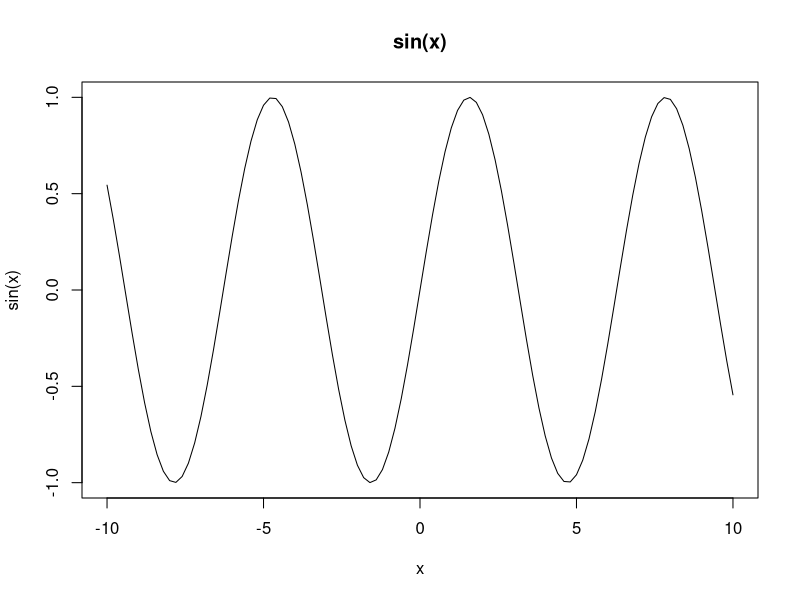
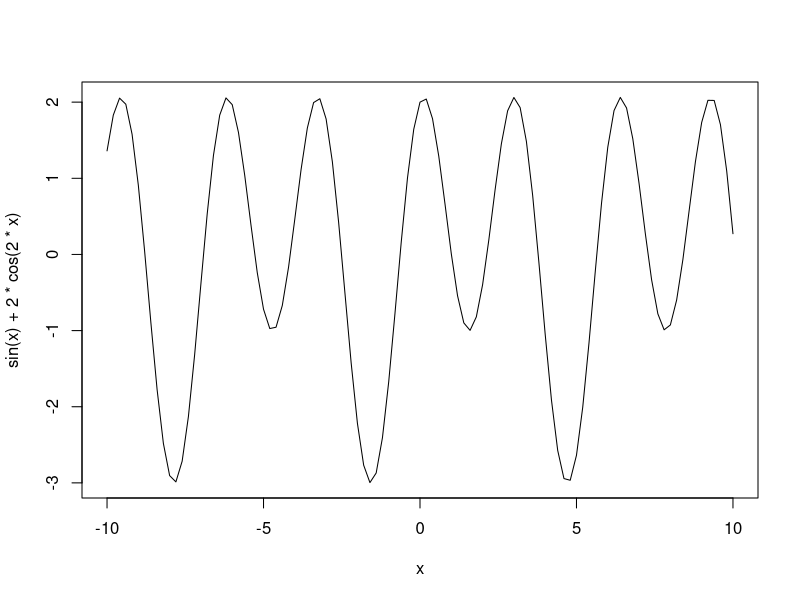
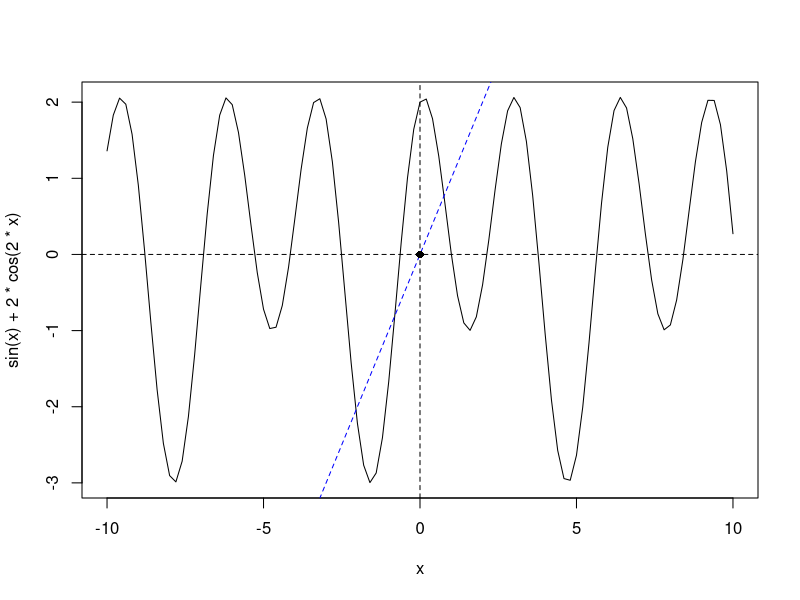
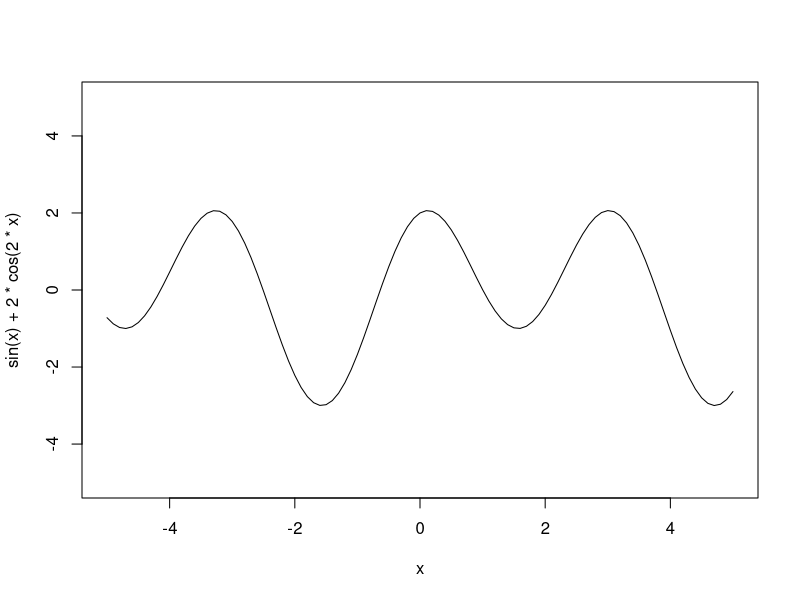
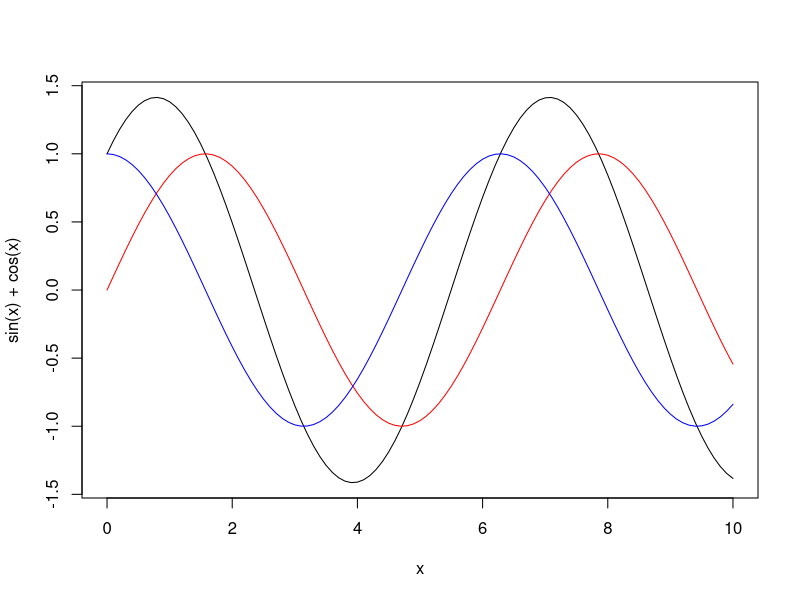

Generate these figures, in order, with R:
#curve() function for function plotting


par(ask=TRUE)  #to pause between plots

curve(sin(x), -10,10, main="sin(x)") #variable must be x

curve(sin(x)+ 2*cos(2*x), -10,10)

curve(sin(x)+ 2*cos(2*x), -10,10)
abline(0, 1, col="blue", lty=2) #plot line with intercept and slope
abline(v=0, lty=2) #to plot vertical line using v
abline(h=0, lty=2) #to plot horizontal line using h

points(0, 0, pch=16) #add points to plot; this is a way to superimpose graphs

#to set limit for x and y
curve(sin(x)+ 2*cos(2*x), xlim = c(-5, 5), ylim = c(-5,5))

#another way to superimpose grphs is to set add=TRUE

curve(sin(x) + cos(x), 0, 10)
curve(sin(x), 0, 10, col="red", add=TRUE)
curve(cos(x), 0, 10, col= "blue", add=TRUE)


